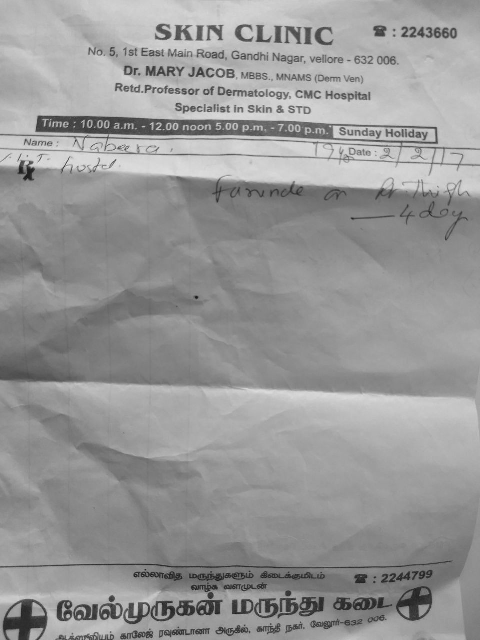
#> input picture Copy Move Forgery/CopyMoveDetection/test_images/Test-2.png, 480 x 640 px; its folder holds only this picture in this run
$ jupyter execute --allow-errors 02_copy_move_detection.ipynb
#> lines starting #> are read from the running program, lines starting #| are printed output that depends on the picture
### src/copy_move/detector.py
"""
Copy-Move Forgery Detector.

Two-tier approach:
  1. Primary  — photoholmes library (NoiseSniffer / Splicebuster) when available.
  2. Fallback — Classical ORB feature matching + RANSAC homography estimation.
               Interpretable, fast, and dependency-free beyond OpenCV.

References:
  - CMFDFormer (arXiv 2311.13263): MiT transformer backbone for CMFD
  - PhotoHolmes (arXiv 2412.14969 / Springer 2025): pip install photoholmes
  - MVSS-Net++ (T-PAMI): multi-view multi-scale supervision
"""

from __future__ import annotations

from pathlib import Path

import cv2
import numpy as np
from PIL import Image


# ── Photoholmes (optional primary detector) ───────────────────────────────────

def _try_photoholmes(image: np.ndarray) -> dict | None:
    """Run photoholmes Splicebuster if the library is installed."""
    try:
        from photoholmes.methods.splicebuster import Splicebuster
        from photoholmes.preprocessing.image import ImagePreprocessing

        method = Splicebuster()
        img_pil = Image.fromarray(cv2.cvtColor(image, cv2.COLOR_BGR2RGB))
        result = method.predict(img_pil)
        heatmap = np.array(result.heatmap) if result.heatmap is not None else None
        score = float(result.score) if result.score is not None else 0.0
        return {"score": score, "heatmap": heatmap, "method": "photoholmes/splicebuster"}
    except Exception:
        return None


# ── ORB + RANSAC fallback ─────────────────────────────────────────────────────

# [56 lines left out: function _orb_ransac, not called in this run]


# ── Public API ────────────────────────────────────────────────────────────────

def detect_copy_move(image_path: str | Path) -> dict:
    """Detect copy-move forgery in a document image.

    Args:
        image_path: Path to the input image.

    Returns:
        dict with keys:
          - ``score``   (float):  Forgery confidence in [0, 1].
          - ``verdict`` (str):    ``"Authentic"``, ``"Suspicious"``, or ``"Forged"``.
          - ``heatmap`` (ndarray | None): Per-pixel suspicion map (if available).
          - ``mask``    (ndarray): Binary detection mask from ORB+RANSAC.
          - ``method``  (str):    Which detector was used.
    """
    image_path = Path(image_path)
    bgr = cv2.imread(str(image_path))
    if bgr is None:
        raise ValueError(f"Cannot read image: {image_path}")

    gray = cv2.cvtColor(bgr, cv2.COLOR_BGR2GRAY)

    # Try photoholmes first
    ph_result = _try_photoholmes(bgr)
    orb_result = _orb_ransac(gray)

    if ph_result is not None:
        score = max(ph_result["score"], orb_result["score"])
        heatmap = ph_result.get("heatmap")
        method = ph_result["method"] + " + orb_ransac"
    else:
        score = orb_result["score"]
        heatmap = None
        method = orb_result["method"]

    if score < 0.10:
        verdict = "Authentic"
    elif score < 0.55:
        verdict = "Suspicious"
    else:
        verdict = "Forged"

    return {
        "score": round(score, 4),
        "verdict": verdict,
        "heatmap": heatmap,
        "mask": orb_result["mask"],
        "method": method,
    }

### notebooks/02_copy_move_detection.ipynb
# Notebook 2 — Copy-Move Forgery Detection

Copy-move forgery is one of the most common forms of image tampering: a region of an image is duplicated and pasted elsewhere (often to conceal or duplicate an object).

## Outline
1. Visual introduction to copy-move forgery
2. Classical approach: ORB feature matching + RANSAC
3. Modern approach: PhotoHolmes library (Splicebuster)
4. Result visualisation

## References
- **CMFDFormer** (arXiv 2311.13263): MiT transformer backbone for CMFD — https://arxiv.org/abs/2311.13263
- **PhotoHolmes** (arXiv 2412.14969, Springer 2025): unified forensics library — https://github.com/photoholmes/photoholmes
- **MVSS-Net++** (T-PAMI): multi-view multi-scale supervision — https://github.com/dong03/MVSS-Net

[cell 1]
import sys
sys.path.insert(0, '..')

from pathlib import Path
import cv2
import numpy as np
import matplotlib.pyplot as plt
from PIL import Image

TEST_DIR = Path('../Copy Move Forgery/CopyMoveDetection/test_images')
test_images = list(TEST_DIR.glob('*.png')) + list(TEST_DIR.glob('*.jpg'))
print('Test images found:', [p.name for p in test_images])

## 1. Load Test Image

[cell 2]
img_path = TEST_DIR / 'cheque22.png'
if not img_path.exists():
    img_path = test_images[0]

img = Image.open(img_path).convert('RGB')
print(f'Image: {img_path.name}  |  Size: {img.size}')
#| Image: Test-2.png  |  Size: (480, 640)
plt.figure(figsize=(10, 5))
plt.imshow(img)
plt.axis('off')
plt.title('Input document image')
plt.tight_layout()
plt.show()

## 2. ORB + RANSAC Detection

[cell 3]
from src.copy_move.detector import detect_copy_move
from src.copy_move.visualizer import overlay_heatmap, annotate_regions, side_by_side

#> (the rest of this cell did not finish here and is left out)

print(f'Verdict:  {result["verdict"]}')
print(f'Score:    {result["score"]:.4f}')
print(f'Method:   {result["method"]}')

## 3. Visualise Results

[cell 4]
img_arr = np.array(img)
#> (the rest of this cell did not finish here and is left out)

## 4. ORB Keypoint Visualisation

[cell 5]
bgr = cv2.imread(str(img_path))
gray = cv2.cvtColor(bgr, cv2.COLOR_BGR2GRAY)
orb = cv2.ORB_create(nfeatures=500)
kp, _ = orb.detectAndCompute(gray, None)
#> kp = 479 keypoints; strongest (x, y, size): (31, 165, 31), (219, 72, 31), (221, 91, 31), (68, 604, 31)
kp_img = cv2.drawKeypoints(bgr, kp, None, flags=cv2.DRAW_MATCHES_FLAGS_DRAW_RICH_KEYPOINTS)
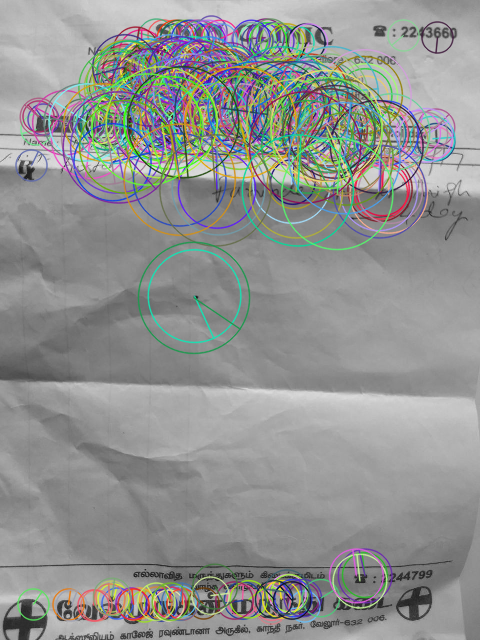
#> kp_img: shape (640, 480, 3); mean B, G, R 145, 146.8, 145.1
kp_rgb = cv2.cvtColor(kp_img, cv2.COLOR_BGR2RGB)

plt.figure(figsize=(10, 6))
plt.imshow(kp_rgb)
plt.title(f'ORB Keypoints ({len(kp)} detected)')
plt.axis('off')
plt.tight_layout()
plt.show()
